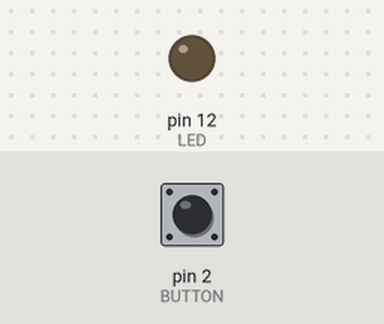
Bench run of a sketch on a simulated Arduino Uno, built with avr-gcc and run on an emulated ATmega328P. Parts: output pins drawn as LEDs (lit = HIGH). Inputs (shaded band) come from the test bench; at power-on: pin 2 (BUTTON) HIGH.

Above: at 1.2 s.
1.3 s: pin 2 (BUTTON) pulled LOW for 0.15 s
At 2.2 s:
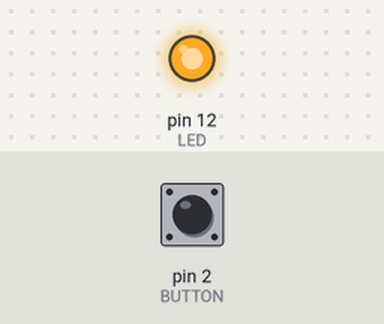
2.9 s: pin 2 (BUTTON) pulled LOW for 3.2 s
At 3.9 s:
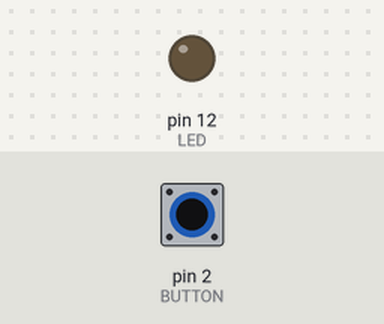
Timing chart, 0 to 7.6 s (numbered marks = the images above; inputs shaded):
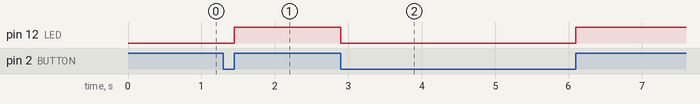

The sketch:

main_interrupt.ino
```cpp
/*
 * File:   main.ino
 * Author: akirik
 *
 * Created on January 19, 2018, 3:52 PM
 *
 * Interrupt
 *
 *  Board connection (Arduino Uno):
 *   PIN          Module
 * ------------------------------------------
 *   12           LED
 *
 *   4            BUTTON
 *
 */

#define BUTTON 2
#define LED 12

void setup()
{
  pinMode(LED, OUTPUT);                 // Initialize Pin 12 as Digital Output
  pinMode(BUTTON, INPUT_PULLUP);        // Initialize Pin 4 as Input
  attachInterrupt(0, isr, HIGH );  // Attach an interrupt to the ISR vector
}

void loop()
{
  // do nothing
}

void isr()
{
  digitalWrite(LED, digitalRead(BUTTON) ? HIGH : LOW);    // if button pressed
}
```

Measured:
- after the input at 1.3 s, pin 12 (LED): LOW → HIGH after 0.15 s
- after the input at 2.9 s, pin 12 (LED): HIGH → LOW at once, → HIGH 3.2 s later
